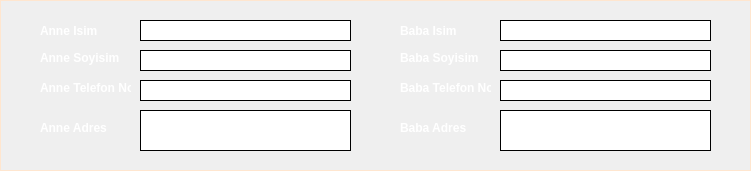
    <widget class="QFrame" name="frame_6">
     <property name="geometry">
      <rect>
       <x>25</x>
       <y>440</y>
       <width>751</width>
       <height>171</height>
      </rect>
     </property>
     <property name="styleSheet">
      <string notr="true">color: rgb(255, 230, 207);</string>
     </property>
     <property name="frameShape">
      <enum>QFrame::Box</enum>
     </property>
     <property name="frameShadow">
      <enum>QFrame::Plain</enum>
     </property>
     <property name="lineWidth">
      <number>1</number>
     </property>
     <widget class="QLabel" name="label_61">
      <property name="geometry">
       <rect>
        <x>40</x>
        <y>20</y>
        <width>61</width>
        <height>21</height>
       </rect>
      </property>
      <property name="font">
       <font>
        <family>Arial</family>
        <pointsize>9</pointsize>
        <weight>75</weight>
        <bold>true</bold>
       </font>
      </property>
      <property name="styleSheet">
       <string notr="true">color: rgb(255, 255, 255);</string>
      </property>
      <property name="text">
       <string>Anne Isim</string>
      </property>
     </widget>
     <widget class="QLabel" name="label_62">
      <property name="geometry">
       <rect>
        <x>40</x>
        <y>50</y>
        <width>91</width>
        <height>16</height>
       </rect>
      </property>
      <property name="font">
       <font>
        <family>Arial</family>
        <pointsize>9</pointsize>
        <weight>75</weight>
        <bold>true</bold>
       </font>
      </property>
      <property name="styleSheet">
       <string notr="true">color: rgb(255, 255, 255);</string>
      </property>
      <property name="text">
       <string>Anne Soyisim</string>
      </property>
     </widget>
     <widget class="QLabel" name="label_63">
      <property name="geometry">
       <rect>
        <x>40</x>
        <y>120</y>
        <width>91</width>
        <height>16</height>
       </rect>
      </property>
      <property name="font">
       <font>
        <family>Arial</family>
        <pointsize>9</pointsize>
        <weight>75</weight>
        <bold>true</bold>
       </font>
      </property>
      <property name="styleSheet">
       <string notr="true">color: rgb(255, 255, 255);</string>
      </property>
      <property name="text">
       <string>Anne Adres</string>
      </property>
     </widget>
     <widget class="QLabel" name="label_64">
      <property name="geometry">
       <rect>
        <x>40</x>
        <y>80</y>
        <width>91</width>
        <height>16</height>
       </rect>
      </property>
      <property name="font">
       <font>
        <family>Arial</family>
        <pointsize>9</pointsize>
        <weight>75</weight>
        <bold>true</bold>
       </font>
      </property>
      <property name="styleSheet">
       <string notr="true">color: rgb(255, 255, 255);</string>
      </property>
      <property name="text">
       <string>Anne Telefon No</string>
      </property>
     </widget>
     <widget class="QLabel" name="label_65">
      <property name="geometry">
       <rect>
        <x>400</x>
        <y>80</y>
        <width>91</width>
        <height>16</height>
       </rect>
      </property>
      <property name="font">
       <font>
        <family>Arial</family>
        <pointsize>9</pointsize>
        <weight>75</weight>
        <bold>true</bold>
       </font>
      </property>
      <property name="styleSheet">
       <string notr="true">color: rgb(255, 255, 255);</string>
      </property>
      <property name="text">
       <string>Baba Telefon No</string>
      </property>
     </widget>
     <widget class="QLabel" name="label_66">
      <property name="geometry">
       <rect>
        <x>400</x>
        <y>120</y>
        <width>91</width>
        <height>16</height>
       </rect>
      </property>
      <property name="font">
       <font>
        <family>Arial</family>
        <pointsize>9</pointsize>
        <weight>75</weight>
        <bold>true</bold>
       </font>
      </property>
      <property name="styleSheet">
       <string notr="true">color: rgb(255, 255, 255);</string>
      </property>
      <property name="text">
       <string>Baba Adres</string>
      </property>
     </widget>
     <widget class="QLabel" name="label_67">
      <property name="geometry">
       <rect>
        <x>400</x>
        <y>50</y>
        <width>91</width>
        <height>16</height>
       </rect>
      </property>
      <property name="font">
       <font>
        <family>Arial</family>
        <pointsize>9</pointsize>
        <weight>75</weight>
        <bold>true</bold>
       </font>
      </property>
      <property name="styleSheet">
       <string notr="true">color: rgb(255, 255, 255);</string>
      </property>
      <property name="text">
       <string>Baba Soyisim</string>
      </property>
     </widget>
     <widget class="QLabel" name="label_68">
      <property name="geometry">
       <rect>
        <x>400</x>
        <y>20</y>
        <width>61</width>
        <height>21</height>
       </rect>
      </property>
      <property name="font">
       <font>
        <family>Arial</family>
        <pointsize>9</pointsize>
        <weight>75</weight>
        <bold>true</bold>
       </font>
      </property>
      <property name="styleSheet">
       <string notr="true">color: rgb(255, 255, 255);</string>
      </property>
      <property name="text">
       <string>Baba Isim</string>
      </property>
     </widget>
     <widget class="QLabel" name="label_81">
      <property name="geometry">
       <rect>
        <x>140</x>
        <y>50</y>
        <width>211</width>
        <height>21</height>
       </rect>
      </property>
      <property name="font">
       <font>
        <family>Arial</family>
        <pointsize>9</pointsize>
       </font>
      </property>
      <property name="styleSheet">
       <string notr="true">background-color: rgb(255, 255, 255);
color: rgb(0, 0, 0);</string>
      </property>
      <property name="frameShape">
       <enum>QFrame::Panel</enum>
      </property>
      <property name="text">
       <string/>
      </property>
      <property name="alignment">
       <set>Qt::AlignCenter</set>
      </property>
      <property name="wordWrap">
       <bool>true</bool>
      </property>
     </widget>
     <widget class="QLabel" name="label_82">
      <property name="geometry">
       <rect>
        <x>140</x>
        <y>80</y>
        <width>211</width>
        <height>21</height>
       </rect>
      </property>
      <property name="font">
       <font>
        <family>Arial</family>
        <pointsize>9</pointsize>
       </font>
      </property>
      <property name="styleSheet">
       <string notr="true">background-color: rgb(255, 255, 255);
color: rgb(0, 0, 0);</string>
      </property>
      <property name="frameShape">
       <enum>QFrame::Panel</enum>
      </property>
      <property name="text">
       <string/>
      </property>
      <property name="alignment">
       <set>Qt::AlignCenter</set>
      </property>
      <property name="wordWrap">
       <bool>true</bool>
      </property>
     </widget>
     <widget class="QLabel" name="label_83">
      <property name="geometry">
       <rect>
        <x>140</x>
        <y>110</y>
        <width>211</width>
        <height>41</height>
       </rect>
      </property>
      <property name="font">
       <font>
        <family>Arial</family>
        <pointsize>9</pointsize>
       </font>
      </property>
      <property name="styleSheet">
       <string notr="true">background-color: rgb(255, 255, 255);
color: rgb(0, 0, 0);</string>
      </property>
      <property name="frameShape">
       <enum>QFrame::Panel</enum>
      </property>
      <property name="text">
       <string/>
      </property>
      <property name="alignment">
       <set>Qt::AlignCenter</set>
      </property>
      <property name="wordWrap">
       <bool>true</bool>
      </property>
     </widget>
     <widget class="QLabel" name="label_84">
      <property name="geometry">
       <rect>
        <x>140</x>
        <y>20</y>
        <width>211</width>
        <height>21</height>
       </rect>
      </property>
      <property name="font">
       <font>
        <family>Arial</family>
        <pointsize>9</pointsize>
       </font>
      </property>
      <property name="styleSheet">
       <string notr="true">background-color: rgb(255, 255, 255);
color: rgb(0, 0, 0);</string>
      </property>
      <property name="frameShape">
       <enum>QFrame::Panel</enum>
      </property>
      <property name="text">
       <string/>
      </property>
      <property name="alignment">
       <set>Qt::AlignCenter</set>
      </property>
      <property name="wordWrap">
       <bool>true</bool>
      </property>
     </widget>
     <widget class="QLabel" name="label_85">
      <property name="geometry">
       <rect>
        <x>500</x>
        <y>50</y>
        <width>211</width>
        <height>21</height>
       </rect>
      </property>
      <property name="font">
       <font>
        <family>Arial</family>
        <pointsize>9</pointsize>
       </font>
      </property>
      <property name="styleSheet">
       <string notr="true">background-color: rgb(255, 255, 255);
color: rgb(0, 0, 0);</string>
      </property>
      <property name="frameShape">
       <enum>QFrame::Panel</enum>
      </property>
      <property name="text">
       <string/>
      </property>
      <property name="alignment">
       <set>Qt::AlignCenter</set>
      </property>
      <property name="wordWrap">
       <bool>true</bool>
      </property>
     </widget>
     <widget class="QLabel" name="label_86">
      <property name="geometry">
       <rect>
        <x>500</x>
        <y>80</y>
        <width>211</width>
        <height>21</height>
       </rect>
      </property>
      <property name="font">
       <font>
        <family>Arial</family>
        <pointsize>9</pointsize>
       </font>
      </property>
      <property name="styleSheet">
       <string notr="true">background-color: rgb(255, 255, 255);
color: rgb(0, 0, 0);</string>
      </property>
      <property name="frameShape">
       <enum>QFrame::Panel</enum>
      </property>
      <property name="text">
       <string/>
      </property>
      <property name="alignment">
       <set>Qt::AlignCenter</set>
      </property>
      <property name="wordWrap">
       <bool>true</bool>
      </property>
     </widget>
     <widget class="QLabel" name="label_87">
      <property name="geometry">
       <rect>
        <x>500</x>
        <y>110</y>
        <width>211</width>
        <height>41</height>
       </rect>
      </property>
      <property name="font">
       <font>
        <family>Arial</family>
        <pointsize>9</pointsize>
       </font>
      </property>
      <property name="styleSheet">
       <string notr="true">background-color: rgb(255, 255, 255);
color: rgb(0, 0, 0);</string>
      </property>
      <property name="frameShape">
       <enum>QFrame::Panel</enum>
      </property>
      <property name="text">
       <string/>
      </property>
      <property name="alignment">
       <set>Qt::AlignCenter</set>
      </property>
      <property name="wordWrap">
       <bool>true</bool>
      </property>
     </widget>
     <widget class="QLabel" name="label_88">
      <property name="geometry">
       <rect>
        <x>500</x>
        <y>20</y>
        <width>211</width>
        <height>21</height>
       </rect>
      </property>
      <property name="font">
       <font>
        <family>Arial</family>
        <pointsize>9</pointsize>
       </font>
      </property>
      <property name="styleSheet">
       <string notr="true">background-color: rgb(255, 255, 255);
color: rgb(0, 0, 0);</string>
      </property>
      <property name="frameShape">
       <enum>QFrame::Panel</enum>
      </property>
      <property name="text">
       <string/>
      </property>
      <property name="alignment">
       <set>Qt::AlignCenter</set>
      </property>
      <property name="wordWrap">
       <bool>true</bool>
      </property>
     </widget>
    </widget>
